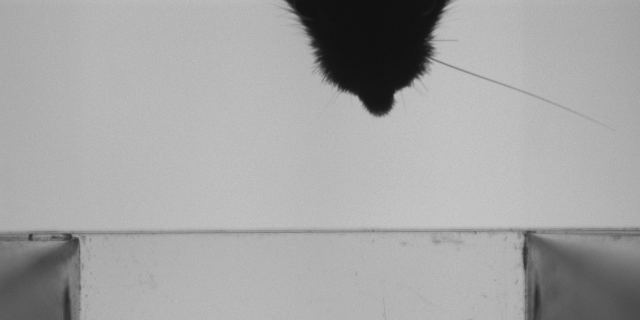
%> input picture kalman_filter_compvis/testframe.png, 640 x 320 px
$ octave test_localconv.m   (GNU Octave 9; MATLAB toolbox functions it lacks are replaced by stand-ins)
%> lines starting %> are read from the running program, lines starting %| are printed output that depends on the picture
### kalman_filter_compvis/circlefilter.m
function [out] = circlefilter(R)
    out = zeros(R, R);
    r1 = R/2;
    r2 = (R/2)/sqrt(2);
    cx = R/2; cy = R/2;
    for x = 1:size(out,1)
        for y = 1:size(out,2)
            d = sqrt( (cx-x)^2 + (cy-y)^2 );
            if d < r2
                out(x,y) = 1;
            elseif d < r1
                out(x,y) = -1;
            else
                out(x,y) = 0;
            end
        end
    end
end

### kalman_filter_compvis/test_localconv.m
%% load frame
frame = imread('testframe.png');
%> frame is the input picture: size 320x640x3 uint8; min 16, max 200, mean 164.6
sframe = single(255-frame(:,:,1));
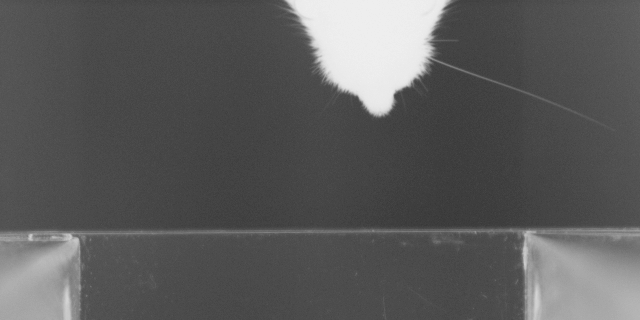
%> sframe: size 320x640 single; min 55, max 239, mean 90.4
subplot(2,2,1);
imshow(frame); grid on; axis on; title('frame');

%% kernel
kernel = single(circlefilter(48));

%% matlab full convolution
subplot(2,2,2);
disp('matlab conv2');
tic;
res1 = conv2(sframe, kernel, 'same');
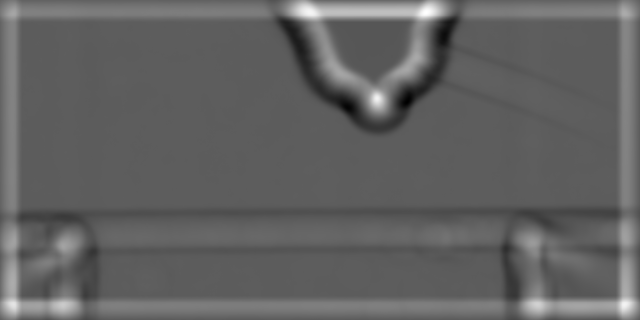
%> res1: size 320x640 single; min -42976, max 70852, mean 1004; drawn with min black and max white
toc;
res1 = (res1 + 44000) * 200 / 100000;
imshow(uint8(res1)); grid on; axis on; title('matlab conv2');

%% localconv full conv
subplot(2,2,3);
disp('localconv - full');
tic;
%> (the run ends here)
